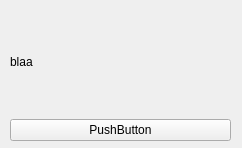
<ui version="4.0">
 <author></author>
 <comment></comment>
 <exportmacro></exportmacro>
 <class>Dialog01</class>
 <widget class="QWidget" name="Dialog01">
  <property name="geometry">
   <rect>
    <x>0</x>
    <y>0</y>
    <width>242</width>
    <height>148</height>
   </rect>
  </property>
  <property name="windowTitle">
   <string>Form</string>
  </property>
  <widget class="QWidget" name="verticalLayoutWidget">
   <property name="geometry">
    <rect>
     <x>10</x>
     <y>10</y>
     <width>221</width>
     <height>131</height>
    </rect>
   </property>
   <layout class="QVBoxLayout" name="verticalLayout">
    <item>
     <widget class="QLabel" name="label">
      <property name="text">
       <string>blaa</string>
      </property>
      <property name="wordWrap">
       <bool>true</bool>
      </property>
     </widget>
    </item>
    <item>
     <widget class="QPushButton" name="pushButton">
      <property name="text">
       <string>PushButton</string>
      </property>
     </widget>
    </item>
   </layout>
  </widget>
 </widget>
 <resources/>
 <connections/>
</ui>
